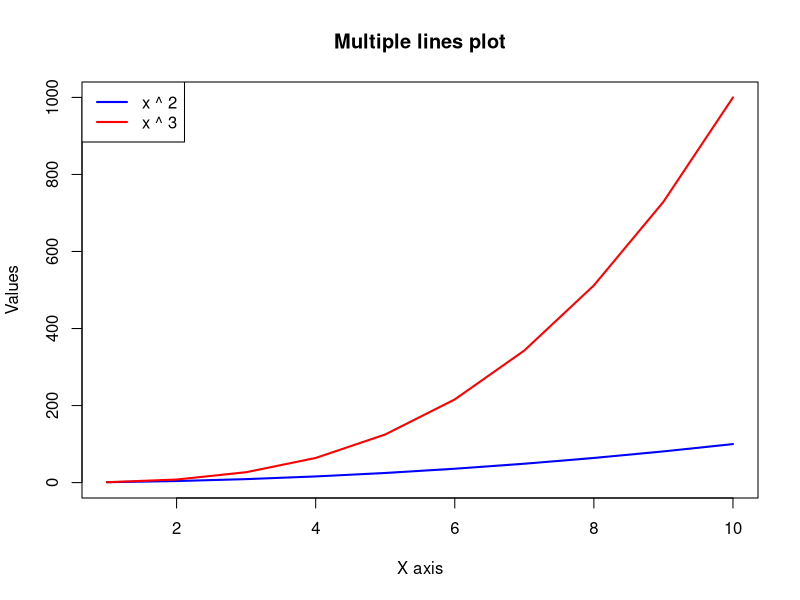

Recreate this plot in R.
x = 1:10
y = x ^ 2
z = x ^ 3

plot(x, y, col='blue', type = 'l', lwd = 2, ylim = c(0, max(z)), ylab='Values', xlab='X axis', main = 'Multiple lines plot')

lines(x, z, col = 'red', lwd = 2)

legend('topleft', legend = c('x ^ 2', 'x ^ 3'), col=c('blue', 'red'), lty=1, lwd=2)